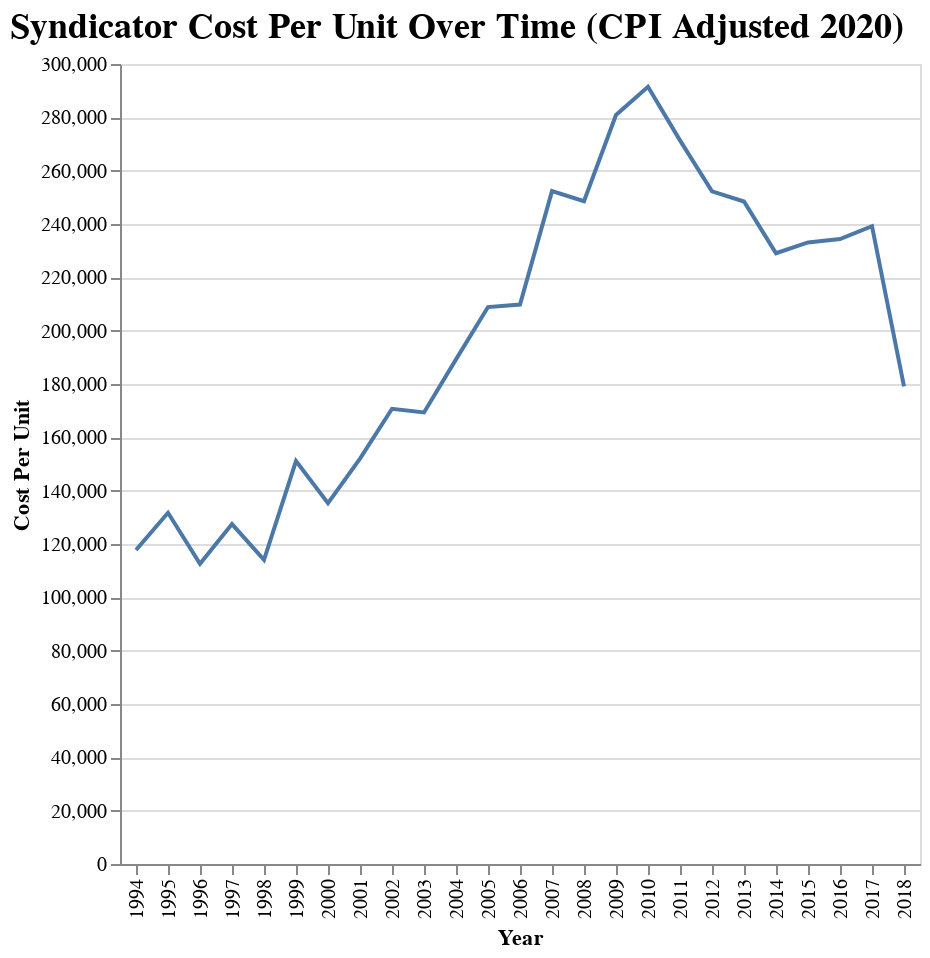

Notebook code for this chart:
### Code cell
alt.Chart(grouped_match).mark_line().encode(
    x='Year',
    y='Cost Per Unit').configure(background="#ffffff").configure_legend().properties(
    title={
      "text": ["Syndicator Cost Per Unit Over Time (CPI Adjusted 2020)"]})

### Figure 1 — Vega-Lite specification as saved in the notebook (floating-point values rounded to 4 significant figures)
{"width": 400, "height": 400, "config": {"title": {"fontSize": 18, "font": "Veranda Regular", "anchor": "start", "fontColor": "#000000"}, "range": {"category": ["#FFB81D", "#4E748B", "#B7B09D"], "diverging": ["#FFB81D", "#4E748B", "#B7B09D"]}, "legend": {"labelFont": "Veranda Regular", "labelLimit": 0}, "background": "#ffffff"}, "data": {"name": "data-057d0926dcaccdaf226b1f0e9307036c"}, "mark": "line", "encoding": {"x": {"type": "nominal", "field": "Year"}, "y": {"type": "quantitative", "field": "Cost Per Unit"}}, "title": {"text": ["Syndicator Cost Per Unit Over Time (CPI Adjusted 2020)"]}, "$schema": "https://vega.github.io/schema/vega-lite/v4.0.2.json", "datasets": {"data-057d0926dcaccdaf226b1f0e9307036c": [{"Year": "1994", "yr_pis": 1995.0, "units_n": 195.0, "units_li": null, "units_ot": null, "Number of Sources": 1.0, "totalcost": 13310000.0, "id": 368.0, "yr_pis_y": 1995.0, "n_units": 195.0, "li_units": 194.0, "type": 1.0, "credit": 2.0, "bond": 2.0, "con_stdate_PIS": 1993.0, "totalcost_adj": 22960000.0, "Cost Per Unit": 117700.0}, {"Year": "1995", "yr_pis": 1996.0, "units_n": 96.0, "units_li": null, "units_ot": null, "Number of Sources": 2.5, "totalcost": 8052000.0, "id": 2372.0, "yr_pis_y": 1996.0, "n_units": 96.0, "li_units": 96.0, "type": 1.0, "credit": 2.0, "bond": 2.0, "con_stdate_PIS": 1994.0, "totalcost_adj": 13510000.0, "Cost Per Unit": 131700.0}, {"Year": "1996", "yr_pis": 1997.0, "units_n": 78.0, "units_li": null, "units_ot": null, "Number of Sources": 1.5, "totalcost": 6124000.0, "id": 846.5, "yr_pis_y": 1997.0, "n_units": 78.0, "li_units": 77.5, "type": 1.0, "credit": 2.0, "bond": 2.0, "con_stdate_PIS": 1995.0, "totalcost_adj": 9979000.0, "Cost Per Unit": 112600.0}, {"Year": "1997", "yr_pis": 1998.0, "units_n": 136.5, "units_li": null, "units_ot": null, "Number of Sources": 2.0, "totalcost": 10400000.0, "id": 1104.0, "yr_pis_y": 1998.0, "n_units": 136.5, "li_units": 136.0, "type": 2.0, "credit": 2.0, "bond": 2.0, "con_stdate_PIS": 1996.0, "totalcost_adj": 16570000.0, "Cost Per Unit": 127500.0}, {"Year": "1998", "yr_pis": 2000.0, "units_n": 80.29, "units_li": null, "units_ot": null, "Number of Sources": 2.5, "totalcost": 5987000.0, "id": 1583.0, "yr_pis_y": 1999.0, "n_units": 79.71, "li_units": 70.0, "type": 1.0, "credit": 2.0, "bond": 2.0, "con_stdate_PIS": 1998.0, "totalcost_adj": 9390000.0, "Cost Per Unit": 114100.0}, {"Year": "1999", "yr_pis": 2000.0, "units_n": 71.0, "units_li": null, "units_ot": null, "Number of Sources": 2.0, "totalcost": 6527000.0, "id": 1149.0, "yr_pis_y": 2000.0, "n_units": 70.83, "li_units": 70.5, "type": 1.167, "credit": 2.0, "bond": 2.0, "con_stdate_PIS": 1998.0, "totalcost_adj": 10020000.0, "Cost Per Unit": 151100.0}, {"Year": "2000", "yr_pis": 2001.0, "units_n": 75.57, "units_li": null, "units_ot": null, "Number of Sources": 2.231, "totalcost": 6712000.0, "id": 1845.0, "yr_pis_y": 2001.0, "n_units": 75.79, "li_units": 65.0, "type": 1.308, "credit": 2.0, "bond": 2.0, "con_stdate_PIS": 1999.0, "totalcost_adj": 9965000.0, "Cost Per Unit": 135300.0}, {"Year": "2001", "yr_pis": 2002.0, "units_n": 64.6, "units_li": null, "units_ot": null, "Number of Sources": 2.357, "totalcost": 6943000.0, "id": 1226.0, "yr_pis_y": 2002.0, "n_units": 64.6, "li_units": 58.53, "type": 1.067, "credit": 2.0, "bond": 2.0, "con_stdate_PIS": 2000.0, "totalcost_adj": 10020000.0, "Cost Per Unit": 152000.0}, {"Year": "2002", "yr_pis": 2003.0, "units_n": 72.85, "units_li": null, "units_ot": null, "Number of Sources": 2.625, "totalcost": 8669000.0, "id": 1768.0, "yr_pis_y": 2003.0, "n_units": 72.82, "li_units": 68.53, "type": 1.212, "credit": 2.0, "bond": 1.971, "con_stdate_PIS": 2001.0, "totalcost_adj": 12320000.0, "Cost Per Unit": 170700.0}, {"Year": "2003", "yr_pis": 2004.0, "units_n": 66.05, "units_li": null, "units_ot": null, "Number of Sources": 2.211, "totalcost": 7277000.0, "id": 1390.0, "yr_pis_y": 2004.0, "n_units": 66.05, "li_units": 64.1, "type": 1.218, "credit": 2.0, "bond": 2.0, "con_stdate_PIS": 2002.0, "totalcost_adj": 10110000.0, "Cost Per Unit": 169300.0}, {"Year": "2004", "yr_pis": 2005.0, "units_n": 69.21, "units_li": null, "units_ot": null, "Number of Sources": 2.336, "totalcost": 8907000.0, "id": 1763.0, "yr_pis_y": 2005.0, "n_units": 69.18, "li_units": 64.2, "type": 1.212, "credit": 2.0, "bond": 1.982, "con_stdate_PIS": 2003.0, "totalcost_adj": 12050000.0, "Cost Per Unit": 189200.0}, {"Year": "2005", "yr_pis": 2006.0, "units_n": 70.12, "units_li": null, "units_ot": null, "Number of Sources": 2.592, "totalcost": 9800000.0, "id": 2083.0, "yr_pis_y": 2006.0, "n_units": 70.2, "li_units": 66.24, "type": 1.214, "credit": 2.0, "bond": 1.97, "con_stdate_PIS": 2004.0, "totalcost_adj": 12830000.0, "Cost Per Unit": 208800.0}, {"Year": "2006", "yr_pis": 2007.0, "units_n": 69.08, "units_li": null, "units_ot": null, "Number of Sources": 2.558, "totalcost": 10220000.0, "id": 2112.0, "yr_pis_y": 2007.0, "n_units": 69.02, "li_units": 65.82, "type": 1.172, "credit": 2.0, "bond": 1.992, "con_stdate_PIS": 2005.0, "totalcost_adj": 12960000.0, "Cost Per Unit": 209800.0}, {"Year": "2007", "yr_pis": 2008.0, "units_n": 65.97, "units_li": null, "units_ot": null, "Number of Sources": 3.163, "totalcost": 12030000.0, "id": 2919.0, "yr_pis_y": 2008.0, "n_units": 65.86, "li_units": 54.51, "type": 1.257, "credit": 2.0, "bond": 1.943, "con_stdate_PIS": 2006.0, "totalcost_adj": 14840000.0, "Cost Per Unit": 252300.0}, {"Year": "2008", "yr_pis": 2009.0, "units_n": 70.38, "units_li": null, "units_ot": null, "Number of Sources": 3.541, "totalcost": 13720000.0, "id": 4003.0, "yr_pis_y": 2009.0, "n_units": 70.26, "li_units": 61.57, "type": 1.233, "credit": 2.0, "bond": 1.975, "con_stdate_PIS": 2007.0, "totalcost_adj": 16290000.0, "Cost Per Unit": 248500.0}, {"Year": "2009", "yr_pis": 2010.0, "units_n": 71.16, "units_li": null, "units_ot": null, "Number of Sources": 2.972, "totalcost": 16040000.0, "id": 3936.0, "yr_pis_y": 2010.0, "n_units": 71.0, "li_units": 63.96, "type": 1.154, "credit": 2.0, "bond": 2.0, "con_stdate_PIS": 2008.0, "totalcost_adj": 19110000.0, "Cost Per Unit": 280900.0}, {"Year": "2010", "yr_pis": 2011.0, "units_n": 63.95, "units_li": null, "units_ot": null, "Number of Sources": 2.936, "totalcost": 15090000.0, "id": 3828.0, "yr_pis_y": 2011.0, "n_units": 63.68, "li_units": 59.04, "type": 1.167, "credit": 2.0, "bond": 1.929, "con_stdate_PIS": 2009.0, "totalcost_adj": 17690000.0, "Cost Per Unit": 291500.0}, {"Year": "2011", "yr_pis": 2012.0, "units_n": 60.14, "units_li": null, "units_ot": null, "Number of Sources": 2.654, "totalcost": 14100000.0, "id": 3528.0, "yr_pis_y": 2012.0, "n_units": 59.96, "li_units": 54.97, "type": 1.346, "credit": 2.0, "bond": 2.0, "con_stdate_PIS": 2010.0, "totalcost_adj": 16030000.0, "Cost Per Unit": 271400.0}, {"Year": "2012", "yr_pis": 2013.0, "units_n": 61.06, "units_li": 62.33, "units_ot": 0.3333, "Number of Sources": 2.629, "totalcost": 13090000.0, "id": 3667.0, "yr_pis_y": 2013.0, "n_units": 61.04, "li_units": 55.6, "type": 1.27, "credit": 2.0, "bond": 1.961, "con_stdate_PIS": 2011.0, "totalcost_adj": 14580000.0, "Cost Per Unit": 252200.0}, {"Year": "2013", "yr_pis": 2014.0, "units_n": 67.33, "units_li": 63.0, "units_ot": 1.133, "Number of Sources": 2.842, "totalcost": 14190000.0, "id": 2966.0, "yr_pis_y": 2014.0, "n_units": 67.27, "li_units": 62.39, "type": 1.23, "credit": 2.0, "bond": 1.972, "con_stdate_PIS": 2012.0, "totalcost_adj": 15580000.0, "Cost Per Unit": 248400.0}, {"Year": "2014", "yr_pis": 2015.0, "units_n": 61.56, "units_li": 52.77, "units_ot": 1.077, "Number of Sources": 3.35, "totalcost": 12980000.0, "id": 3062.0, "yr_pis_y": 2015.0, "n_units": 61.49, "li_units": 54.85, "type": 1.315, "credit": 2.0, "bond": 2.0, "con_stdate_PIS": 2013.0, "totalcost_adj": 14020000.0, "Cost Per Unit": 229000.0}, {"Year": "2015", "yr_pis": 2016.0, "units_n": 57.16, "units_li": 56.77, "units_ot": 1.909, "Number of Sources": 3.386, "totalcost": 11650000.0, "id": 2799.0, "yr_pis_y": 2016.0, "n_units": 57.13, "li_units": 53.08, "type": 1.341, "credit": 2.0, "bond": 2.0, "con_stdate_PIS": 2014.0, "totalcost_adj": 12560000.0, "Cost Per Unit": 233100.0}, {"Year": "2016", "yr_pis": 2017.0, "units_n": 53.71, "units_li": 48.14, "units_ot": 1.5, "Number of Sources": 3.078, "totalcost": 11690000.0, "id": 2305.0, "yr_pis_y": 2017.0, "n_units": 53.81, "li_units": 46.92, "type": 1.35, "credit": 2.0, "bond": 2.0, "con_stdate_PIS": 2015.0, "totalcost_adj": 12450000.0, "Cost Per Unit": 234300.0}, {"Year": "2017", "yr_pis": 2018.0, "units_n": 58.54, "units_li": 54.82, "units_ot": 1.364, "Number of Sources": 3.935, "totalcost": 13520000.0, "id": 2561.0, "yr_pis_y": 2018.0, "n_units": 58.26, "li_units": 50.97, "type": 1.407, "credit": 2.0, "bond": 2.0, "con_stdate_PIS": 2016.0, "totalcost_adj": 14100000.0, "Cost Per Unit": 239200.0}, {"Year": "2018", "yr_pis": 2018.0, "units_n": 77.6, "units_li": null, "units_ot": null, "Number of Sources": 1.5, "totalcost": 13270000.0, "id": 3125.0, "yr_pis_y": 2018.0, "n_units": 79.0, "li_units": 47.0, "type": 1.0, "credit": 2.0, "bond": null, "con_stdate_PIS": 2016.0, "totalcost_adj": 13510000.0, "Cost Per Unit": 179100.0}]}}
